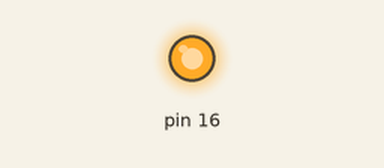
Simulated run of this sketch. Board: Arduino Uno, built with avr-gcc and run on an emulated ATmega328P. Shown: output pins drawn as LEDs (lit = HIGH).

Above: at 0.05 s.
Timing chart, 0 to 4.6 s (numbered marks = the images above):
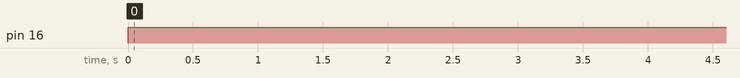

The sketch:

kedav_kediv.ino
```cpp
void setup() {
 pinMode(16, OUTPUT);

}

void loop() {
  digitalWrite(16, HIGH);
  delay(4000); // milisrcond = 1 second
  digitalWrite(16, LOW);

}

// ON = HIGH = 1
```

Measured:
- by itself, pin 16: LOW → HIGH at 0.00 s
